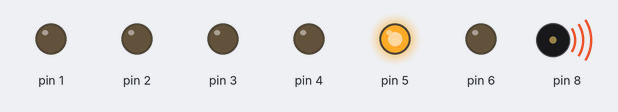
A sketch run on a simulated Arduino Uno, built with avr-gcc and run on an emulated ATmega328P. On the bench: output pins drawn as LEDs (lit = HIGH), buzzer (waves = sounding).

Above: at 0.66 s.
At 3.5 s:
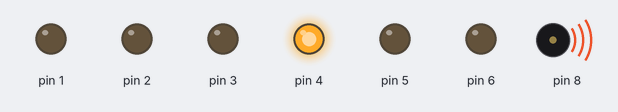
At 5.75 s:
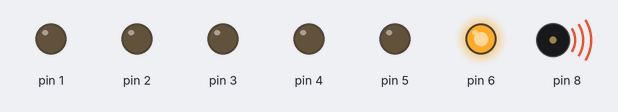
At 8.0 s:
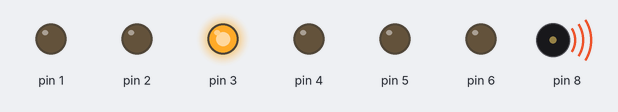
At 13.1 s:
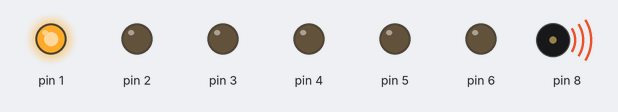
At 17.7 s:
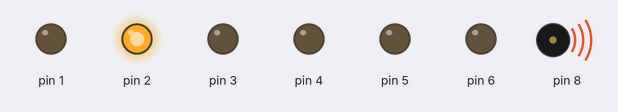
Timing chart, 0 to 20.7 s (numbered marks = the images above):
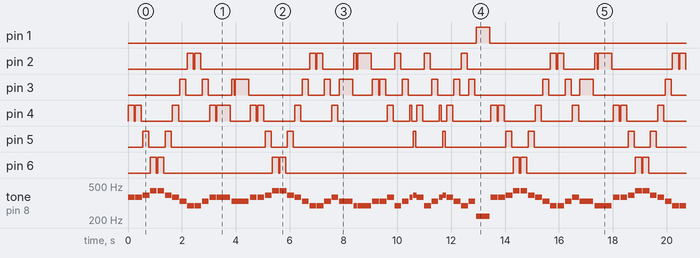

The sketch:

Pin_and_Ode.ino
```cpp
#include"pitches.h"
int melody[] = {
  NOTE_FS4, NOTE_FS4, NOTE_G4, NOTE_A4, NOTE_A4, NOTE_G4, NOTE_FS4, NOTE_E4, NOTE_D4, NOTE_D4, NOTE_E4, NOTE_FS4, NOTE_FS4, NOTE_E4, NOTE_E4,
  NOTE_FS4, NOTE_FS4, NOTE_G4, NOTE_A4, NOTE_A4, NOTE_G4, NOTE_FS4, NOTE_E4, NOTE_D4, NOTE_D4, NOTE_E4, NOTE_FS4, NOTE_E4, NOTE_D4, NOTE_D4,
  NOTE_E4, NOTE_E4, NOTE_FS4, NOTE_D4, NOTE_E4, NOTE_FS4, NOTE_G4, NOTE_FS4, NOTE_D4, NOTE_E4, NOTE_FS4, NOTE_G4, NOTE_FS4, NOTE_E4, NOTE_D4, NOTE_E4, NOTE_A3,
  NOTE_FS4, NOTE_FS4, NOTE_G4, NOTE_A4, NOTE_A4, NOTE_G4, NOTE_FS4, NOTE_E4, NOTE_D4, NOTE_D4, NOTE_E4, NOTE_FS4, NOTE_E4, NOTE_D4, NOTE_D4
};

// note durations: 4 = quarter note, 8 = eighth note, etc.:
int noteDurations[] = {
  4, 4, 4, 4, 4, 4, 4, 4, 4, 4, 4, 4, 8/3, 8, 2,
  4, 4, 4, 4, 4, 4, 4, 4, 4, 4, 4, 4, 8/3, 8, 2,
  4, 4, 4, 4, 4, 8, 8, 4, 4, 4, 8, 8, 4, 4, 4, 4, 2,
  4, 4, 4, 4, 4, 4, 4, 4, 4, 4, 4, 4, 8/3, 8, 2
};

void setup() {
  pinMode(1, OUTPUT);
  pinMode(2, OUTPUT);
  pinMode(3, OUTPUT);
  pinMode(4, OUTPUT);
  pinMode(5, OUTPUT);
  pinMode(6, OUTPUT);
}

int note(int note) {
   int notes[] = {NOTE_A3, NOTE_D4, NOTE_E4, NOTE_FS4, NOTE_G4, NOTE_A4};
   for (int n = 0; n < 6; n++) {
     if (melody[note] == notes[n]){
       return n;
     }
  }
}

void noPin(int pin) {
  digitalWrite(pin, HIGH);
}

void killpin(int pin){
  digitalWrite(pin, LOW);
}

void loop() {
  for (int thisNote = 0; thisNote < 62; thisNote++) {
    int noteDuration = 1000 / noteDurations[thisNote];
    noPin(1 + note(thisNote));
    tone(8, melody[thisNote], noteDuration); //confusing
    int pauseBetweenNotes = noteDuration * 1.10;
    delay(pauseBetweenNotes - 50 );
    killpin(1 + note(thisNote));
    delay(50);
  }
}
```

pitches.h
```cpp
/*************************************************
 * Public Constants
 *************************************************/

#define NOTE_B0  31
#define NOTE_C1  33
#define NOTE_CS1 35
#define NOTE_D1  37
#define NOTE_DS1 39
#define NOTE_E1  41
#define NOTE_F1  44
#define NOTE_FS1 46
#define NOTE_G1  49
#define NOTE_GS1 52
#define NOTE_A1  55
#define NOTE_AS1 58
#define NOTE_B1  62
#define NOTE_C2  65
#define NOTE_CS2 69
#define NOTE_D2  73
#define NOTE_DS2 78
#define NOTE_E2  82
#define NOTE_F2  87
#define NOTE_FS2 93
#define NOTE_G2  98
#define NOTE_GS2 104
#define NOTE_A2  110
#define NOTE_AS2 117
#define NOTE_B2  123
#define NOTE_C3  131
#define NOTE_CS3 139
#define NOTE_D3  147
#define NOTE_DS3 156
#define NOTE_E3  165
#define NOTE_F3  175
#define NOTE_FS3 185
#define NOTE_G3  196
#define NOTE_GS3 208
#define NOTE_A3  220
#define NOTE_AS3 233
#define NOTE_B3  247
#define NOTE_C4  262
#define NOTE_CS4 277
#define NOTE_D4  294
#define NOTE_DS4 311
#define NOTE_E4  330
#define NOTE_F4  349
#define NOTE_FS4 370
#define NOTE_G4  392
#define NOTE_GS4 415
#define NOTE_A4  440
#define NOTE_AS4 466
#define NOTE_B4  494
#define NOTE_C5  523
#define NOTE_CS5 554
#define NOTE_D5  587
#define NOTE_DS5 622
#define NOTE_E5  659
#define NOTE_F5  698
#define NOTE_FS5 740
#define NOTE_G5  784
#define NOTE_GS5 831
#define NOTE_A5  880
#define NOTE_AS5 932
#define NOTE_B5  988
#define NOTE_C6  1047
#define NOTE_CS6 1109
#define NOTE_D6  1175
#define NOTE_DS6 1245
#define NOTE_E6  1319
#define NOTE_F6  1397
#define NOTE_FS6 1480
#define NOTE_G6  1568
#define NOTE_GS6 1661
#define NOTE_A6  1760
#define NOTE_AS6 1865
#define NOTE_B6  1976
#define NOTE_C7  2093
#define NOTE_CS7 2217
#define NOTE_D7  2349
#define NOTE_DS7 2489
#define NOTE_E7  2637
#define NOTE_F7  2794
#define NOTE_FS7 2960
#define NOTE_G7  3136
#define NOTE_GS7 3322
#define NOTE_A7  3520
#define NOTE_AS7 3729
#define NOTE_B7  3951
#define NOTE_C8  4186
#define NOTE_CS8 4435
#define NOTE_D8  4699
#define NOTE_DS8 4978
```

Measured:
- by itself, pin 1: alternates HIGH for 0.50 s and LOW for 17.5 s
- by itself, pin 2–4: moves between LOW and HIGH, repeating every 18.0 s
- by itself, tone on pin 8: plays 370 Hz for 0.25 s, 370 Hz for 0.25 s, 392 Hz for 0.25 s, 440 Hz for 0.25 s, 440 Hz for 0.25 s, 392 Hz for 0.25 s … (138 notes in this stretch)
- by itself, pin 6: repeats every 18.0 s: LOW 0.05 s, HIGH 0.23 s, LOW 4.0 s, HIGH 0.23 s, LOW 0.05 s, HIGH 0.23 s, LOW 8.4 s, HIGH 0.23 s, LOW 0.05 s, HIGH 0.23 s, LOW 4.0 s, HIGH 0.23 s
